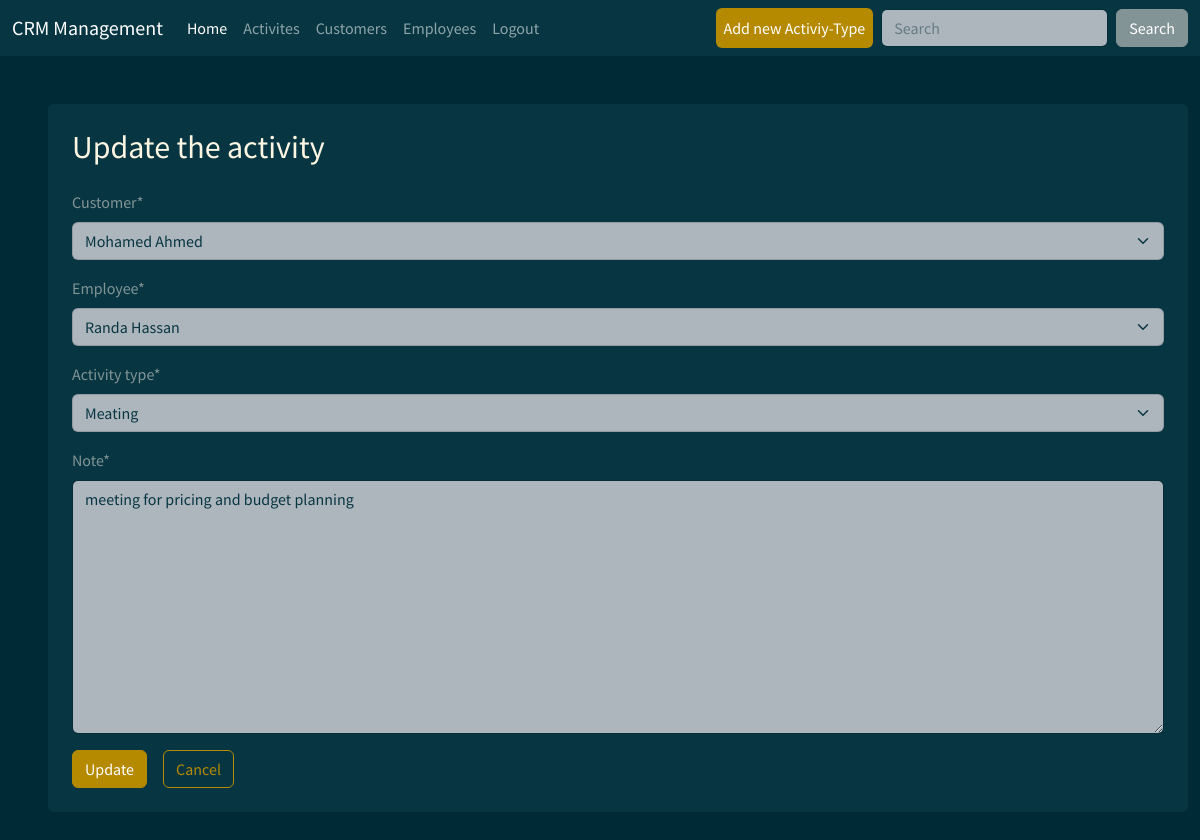
/update_activity/4 (signed in), run on the app's committed database.
### webapp/models.py (models this page shows, shortened)
class Activity(models.Model):
    customer = models.ForeignKey(Customer,on_delete=models.CASCADE)
    employee = models.ForeignKey(Employee,on_delete=models.CASCADE)
    activity_type = models.ForeignKey(Activity_type,on_delete=models.CASCADE)
    note = models.TextField(default="")

### webapp/views.py (the view)
# urls.py: path('update_activity/<int:activity_id>',views.updatethe_activity,name="update_activity"),
@login_required(login_url='login')
def updatethe_activity(request, activity_id):
    activity = get_object_or_404(Activity,id=activity_id)
    form = update_activity(instance=activity)
    if request.method == 'POST' :
        form = update_activity(request.POST, instance=activity)
        if form.is_valid():
            form.save()
            return redirect('activities')
    return render(request,'webapp/update_activity.html',{'form':form})

### webapp/forms.py
class update_activity(forms.ModelForm):
    class Meta:
        model = Activity
        fields = ['customer', 'employee', 'activity_type', 'note']

### webapp/models.py (called while the page is built)
    def __str__(self):
        return self.type_name

    def __str__(self):
        return self.full_name

    def __str__(self):
        return f'{self.first_name} {self.last_name}'

### templates/webapp/update_activity.html (shortened to what this page needs)
{% extends 'base.html' %}
{% load crispy_forms_tags %}
{% block content %}
<div class="container bg-dark shadow-md form-layout m-5 p-4 rounded">
    <h2 class="text-light">Update the activity </h2>
    <form method="post" autocomplete="off" class="mt-4">
        {{ form|crispy }}
        <div class="d-flex mt-3 gap-3">
            <button type="submit" class="btn btn-primary "> Update </button>
            <a class="btn btn-outline-primary" href="{% url 'activities' %}">Cancel</a>
        </div>
    </form>
</div>
{% endblock %}

### data on the page
Activity: customer "Mohamed Ahmed", employee "Randa Hassan", activity_type "Meating", note "meeting for pricing and budget planning"
